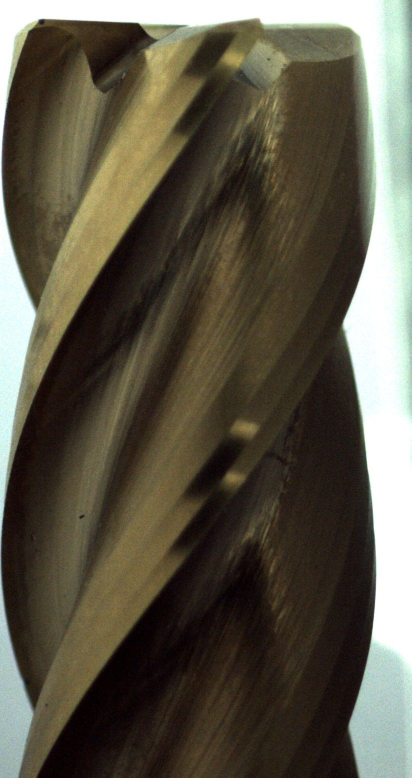
#> input picture Kurs_9/20_OpenCV_Image_Color_Chanel/Test1.jpg, 823 x 1555 px (shown at 1/2 size)
$ python Separieren_Channels2.py --image Test1.jpg   (older library calls are emulated)
#> lines starting #> are read from the running program, lines starting #| are printed output that depends on the picture; after the words box and inside, x2 and y2 are one past the last pixel; in counts of white or black regions, pixels touching at a corner belong together
import numpy as np
import argparse
import cv2
import vg

ap = argparse.ArgumentParser()
ap.add_argument("-i", "--image", required = True, help = "Enter Path to the Image")
args = vars(ap.parse_args())
# Bild hochladen
image = cv2.imread(args["image"])
#> image is the input picture: shape (1555, 823, 3); mean B, G, R 73, 88.1, 93.2
#image = cv2.resize(image,(np.int(image.shape[1]/3),np.int(image.shape[0]/3)))
cv2.imshow("Orginal", image)

# Kanäle trennen
(B,G,R) = cv2.split(image)
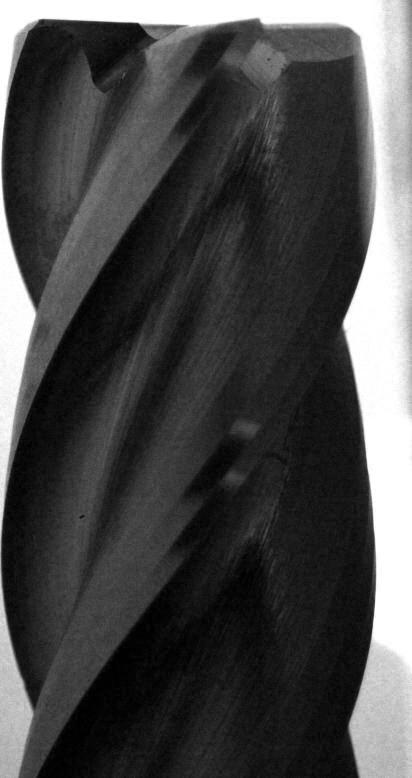
#> B: shape (1555, 823) (shown at 1/2 size); min 0, max 255, mean 73
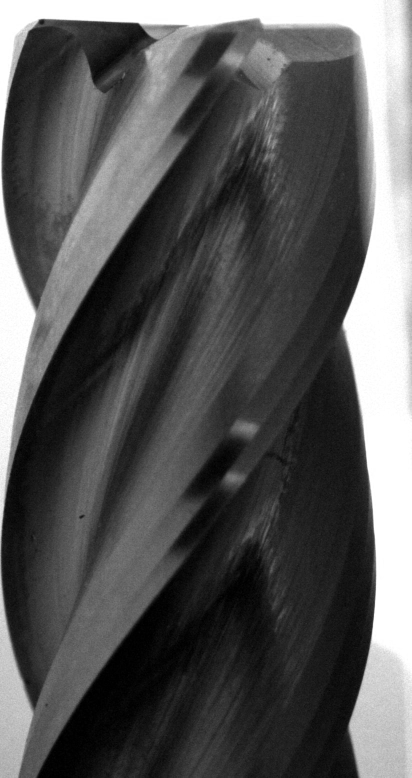
#> G: shape (1555, 823) (shown at 1/2 size); min 0, max 255, mean 88.1
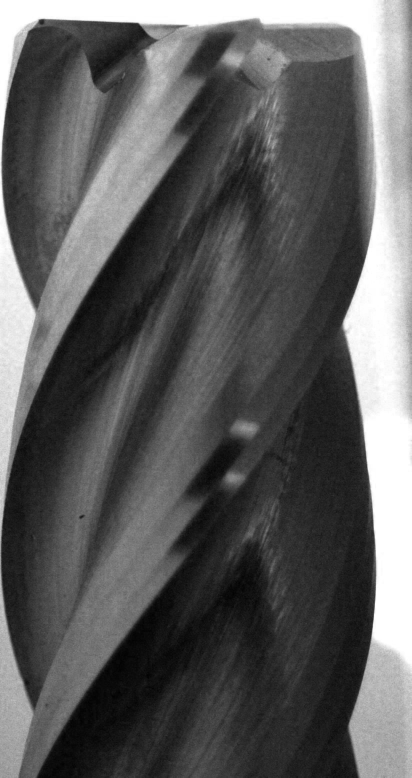
#> R: shape (1555, 823) (shown at 1/2 size); min 0, max 255, mean 93.2
print(R)
#> (printed output is left out)
# [5 lines of commented-out code are left out]


RN = R/R.max()
print(RN)
#> (printed output is left out)
R = RN * 255

# [7 lines of commented-out code are left out]

cv2.imshow("Rot",R)
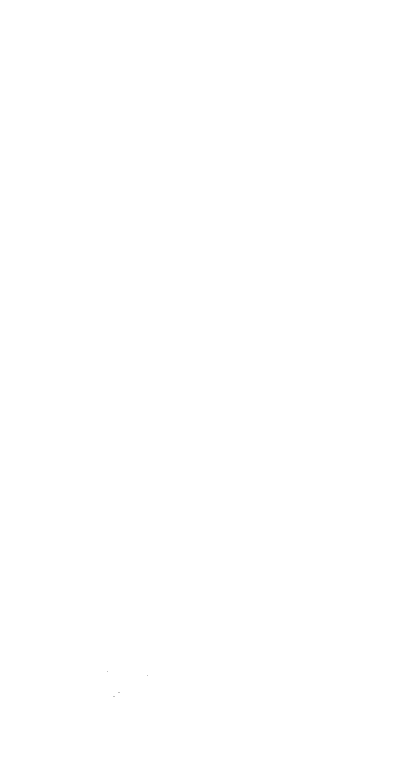
#> window 'Rot': shape (1555, 823) (shown at 1/2 size); 100% white; black in thin lines or dots, all inside (x1, y1, x2, y2) = (215, 1342, 296, 1394)
#cv2.imshow("Blau",B)
#cv2.imshow("Gruen",G)

cv2.waitKey(0)
